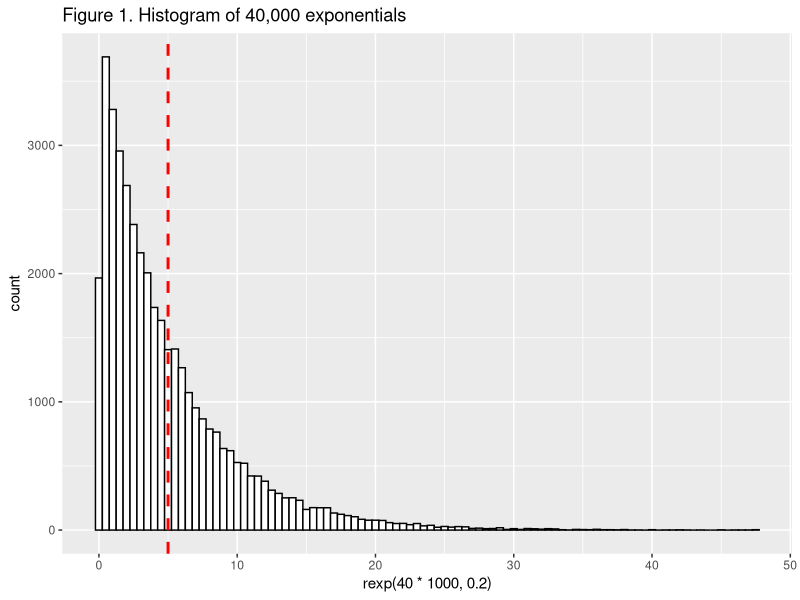
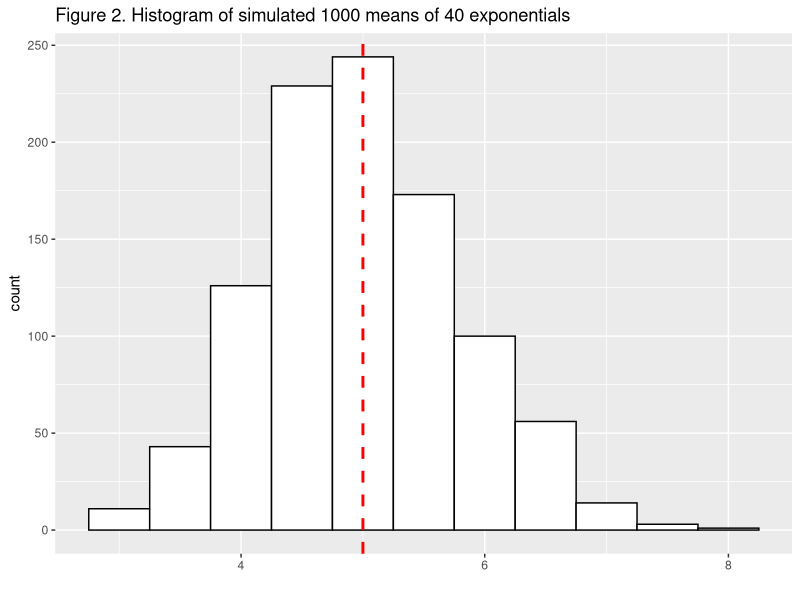
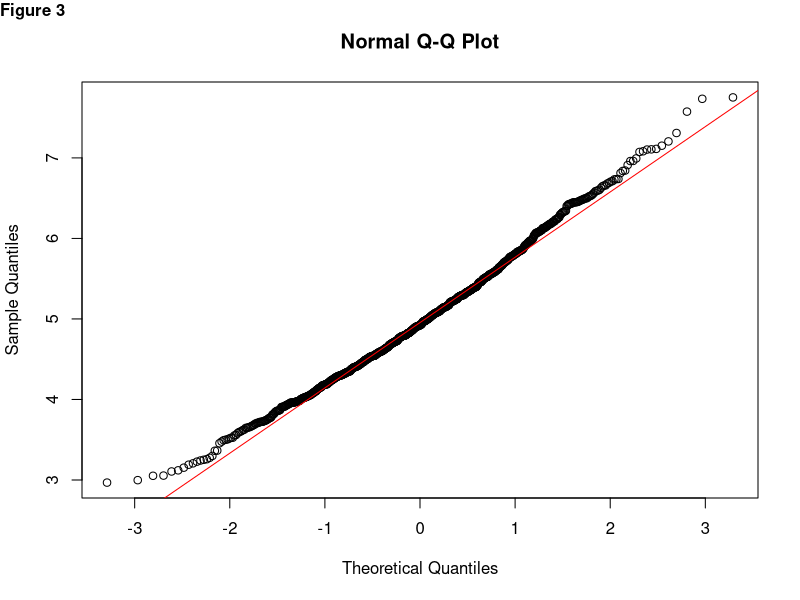

These charts were generated, in order, by the following R code:
## ---- chunk 1
knitr::opts_chunk$set(echo = TRUE)
rm(list=ls())
## ---- chunk 2
lambda <- 0.2
n <- 40
nosim <- 1000

## simulation: generate 1000 means of 40 exponentials
means <- NULL
for (i in 1:nosim) {
      means[i] <- mean(rexp(n, lambda))
}

str(means)
## ---- chunk 3
## sample mean from the 1000 simulations
mean_sim <- mean(means)

## theoretical mean      
mean_t <- 1/lambda

## comparison of the sample mean and theoretical mean
library(knitr)
mean_df <- rbind(c("Sample mean", "Theoretical mean"), c(round(mean_sim, 2), mean_t))
kable(mean_df, caption="Comparison of Sample mean and Theoretical mean")
## ---- chunk 4
## sample variance from the 1000 simulations
var_sim <- var(means)

## theoretical variance       
sd_t <- 1/lambda
var_t <- sd_t^2/n

## comparison of the sample variance and theoretical variance
var_df <- rbind(c("Sample variance", "Theoretical variance"), c(round(var_sim, 3), var_t))
kable(var_df, caption="Comparison of Sample variance and Theoretical variance")
## ---- chunk 5
## Appendix figure 1. histogram of 1000 * 40 exponential distribution with lambda = 0.2
library(ggplot2)
g <- ggplot()
g <- g + aes(rexp(40 * 1000, 0.2))
g <- g + geom_histogram(binwidth=.5, colour="black", fill="white")
g <- g + geom_vline(aes(xintercept=mean_t), color="red", linetype="dashed", size=1)
g <- g + ggtitle("Figure 1. Histogram of 40,000 exponentials")
g

## Appendix figure 2. histogram of the 1000 means of 40 exponentials by simulation
g <- ggplot()
g <- g + aes(means)
g <- g + geom_histogram(binwidth=.5, colour="black", fill="white") + labs(x='')
g <- g + geom_vline(aes(xintercept=mean_t), color="red", linetype="dashed", size=1)
g <- g + ggtitle("Figure 2. Histogram of simulated 1000 means of 40 exponentials")
g

## Appendix figure 3. use normal probability plot to check normality in the simulation sample
qqnorm(means)
qqline(means, col="red")
mtext(side=3, line=-1, text="Figure 3", font=2, adj=0, outer=TRUE) 
